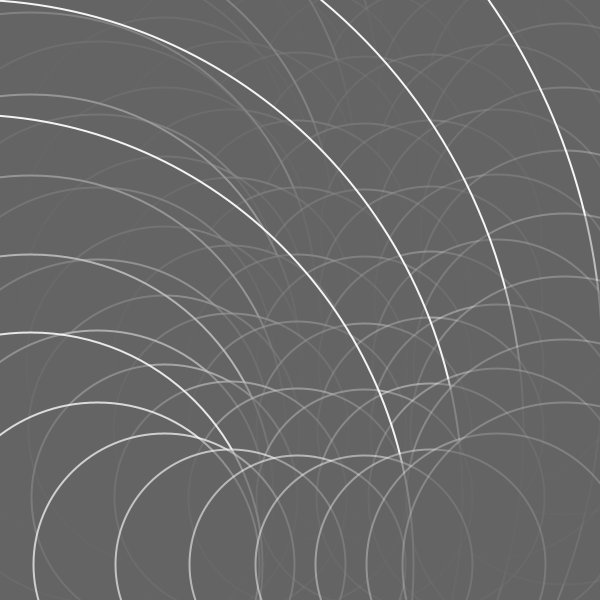
Frame 1 (no input)
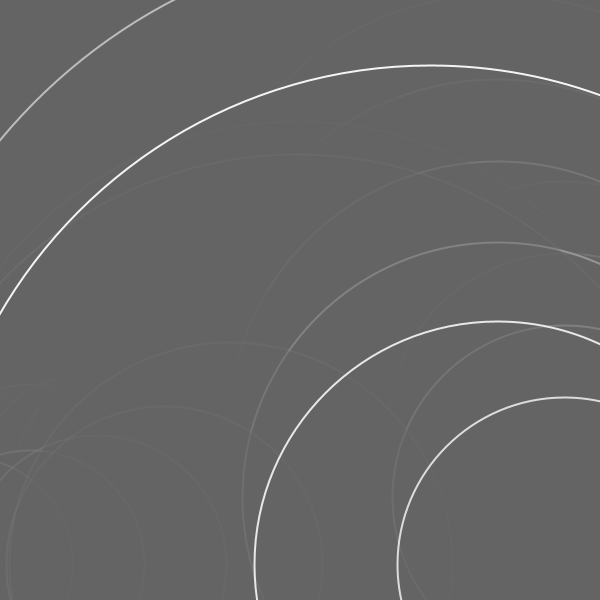
Frame 60 (the mouse pressed at the canvas centre just before this capture)
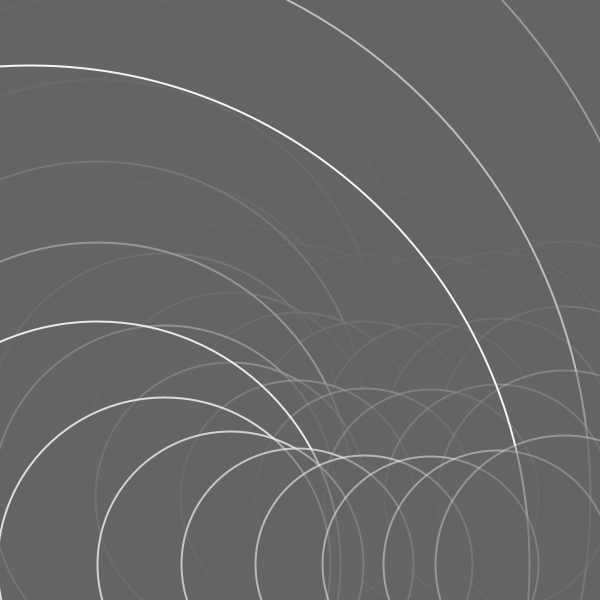
Frame 120 (the mouse held since frame 60 and released just before this capture)

The Processing sketch that drew these frames (run headless with seeded random() and noise(); from frame 60 on, the mouse is pressed at the canvas centre):

// Processing sketch: processing_157359
// ── processing_157359.pde

/*
 * Creative Coding
 * Week 2, 06 - Moving Patterns 2
 * by Indae Hwang and Jon McCormack
 * Copyright (c) 2014 Monash University
 * Adapted as an exercise by Jessica Cheeseman 
 *
 * Similar to the previous sketch, this sketch draws a grid of oscillating circles. Each circle has a "lifetime"
 * over which it grows and changes intensity and opacity. At the end of each lifetime the circle begins again.
 * Pressing the left and right arrow keys changes the lifetime of all the circles globally.
 * 
 */

// variable used to store the current frame rate value
int frame_rate_value;

void setup() {

  // make the display window the full size of the screen
  size(600, 600);

  frame_rate_value = 130;
  rectMode(CENTER);
  background(50);
}


void draw() {

  background(150);

  int num = 10;
  int margin = 0;
  float gutter = -5; //distance between each cell
  float cellsize = ( width - (1 * margin) - gutter * (num - 1) ) / (num - 1);

  int circleNumber = 0; // counter
  for (int i=1; i<num; i++) {
    for (int j=0; j<num; j++) {
      circleNumber = (j * num) + i; // different way to calculate the circle number from w2_04

      float ty = margin + cellsize * i + gutter * i;
      float tx = margin + cellsize * j + gutter * j;

      movingCircle(tx, ty, cellsize, circleNumber);
    }
  }
} //end of draw 


void movingCircle(float x, float y, float size, int offset) {

  float circlePeriod = (float)frame_rate_value;
  float circleAge = (float)((frameCount + offset) % (int)circlePeriod) / circlePeriod;

  float circleSize = size * 3.0 / sin(circleAge * PI);

  strokeWeight(2);
  stroke(255, lerp(255, 0, circleAge));
  fill(lerp(100, 100, circleAge), lerp(100, 100, circleAge));
  ellipse(x-size/2, y-size/2, circleSize, circleSize);
}


 /* mouse controls
 */ 
 void mouseClicked(){

// left click -- decrease frame_rate_value 
 if (mouseX <= width/2 && frame_rate_value > 25){ 
 frame_rate_value--; 
 } 

 // right click -- increase frame_rate_value 
 if (mouseX > width/2 && frame_rate_value < 300){ 
 frame_rate_value++; 
 } 

 // print the current value on the screen 
 println("Current frame Rate is: " + frame_rate_value); 

}
